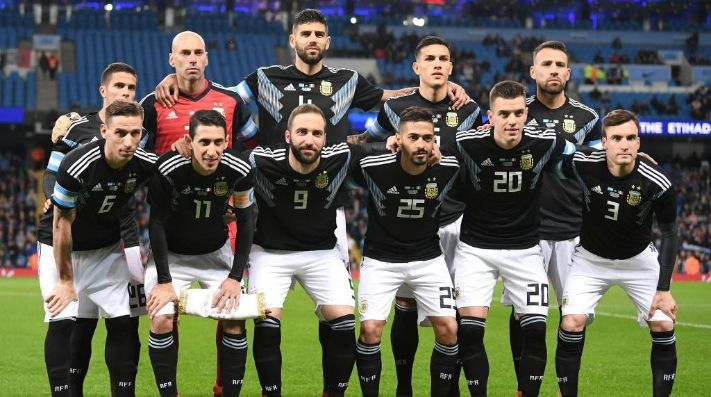
#> input picture Exposicion OpenCV/segunda_parte/argentina.jpg, 711 x 397 px
$ python template_matching.py
#> lines starting #> are read from the running program, lines starting #| are printed output that depends on the picture; after the words box and inside, x2 and y2 are one past the last pixel; in counts of white or black regions, pixels touching at a corner belong together
import cv2
import numpy as np

img_rgb = cv2.imread('argentina.jpg')
#> img_rgb is the input picture: shape (397, 711, 3); mean B, G, R 82.3, 92.2, 91.1
img_gray = cv2.cvtColor(img_rgb, cv2.COLOR_BGR2GRAY)
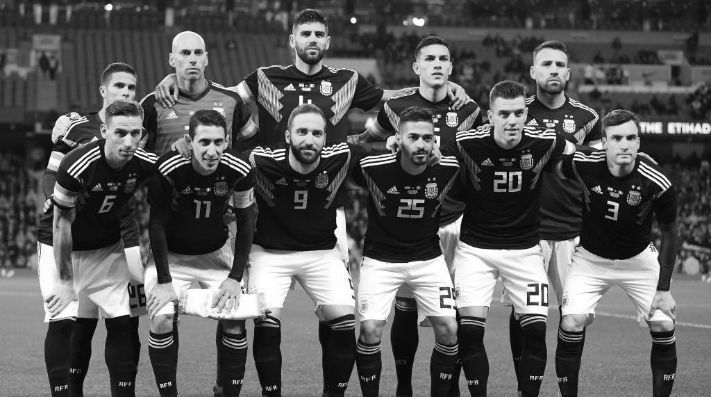
#> img_gray: shape (397, 711); min 0, max 255, mean 90.7

template = cv2.imread('higuain.png',0)
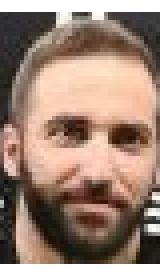
#> input picture Exposicion OpenCV/segunda_parte/higuain.png, 40 x 70 px (shown 4 times larger)
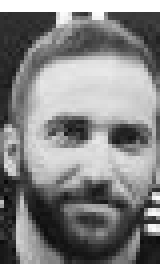
#> template: shape (70, 40) (shown 4 times larger); min 4, max 255, mean 138.6
w, h = template.shape[::-1]
#> w = 40; h = 70

res = cv2.matchTemplate(img_gray,template,cv2.TM_CCOEFF_NORMED)
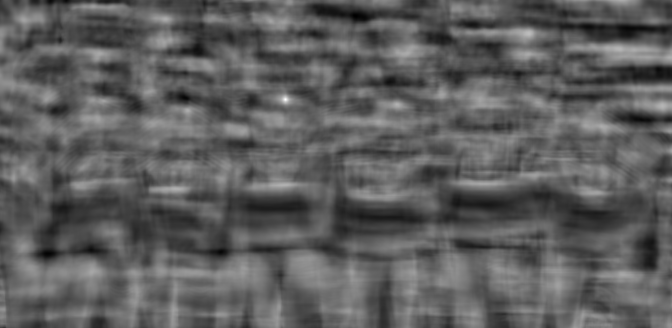
#> res: shape (328, 672) float32; min -0.411, max 0.716, mean 0.00289; drawn with min black and max white
threshold = 0.7
loc = np.where( res >= threshold)
#> loc = ([99], [285])

for pt in zip(*loc[::-1]):
    cv2.rectangle(img_rgb, pt, (pt[0] + w, pt[1] + h), (255,255,255), 2)
#> this loop made 1 pass
#> pt on pass 1: (285, 99)
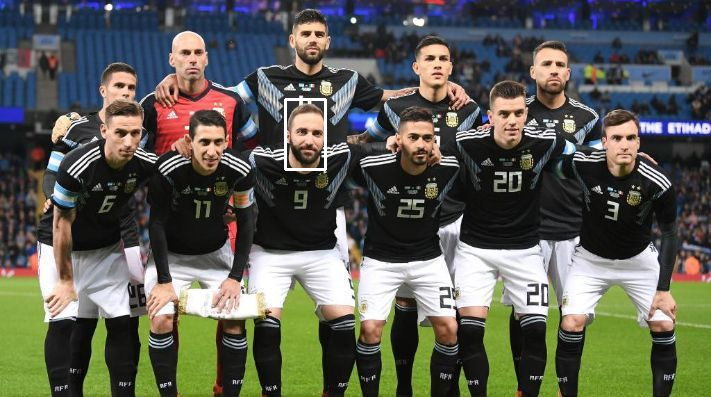
#> img_rgb: shape (397, 711, 3); 0.23% of pixels changed, all inside (x1, y1, x2, y2) = (284, 98, 327, 171)

cv2.imshow('Detected',img_rgb)
cv2.waitKey(0)
cv2.destroyAllWindows()
